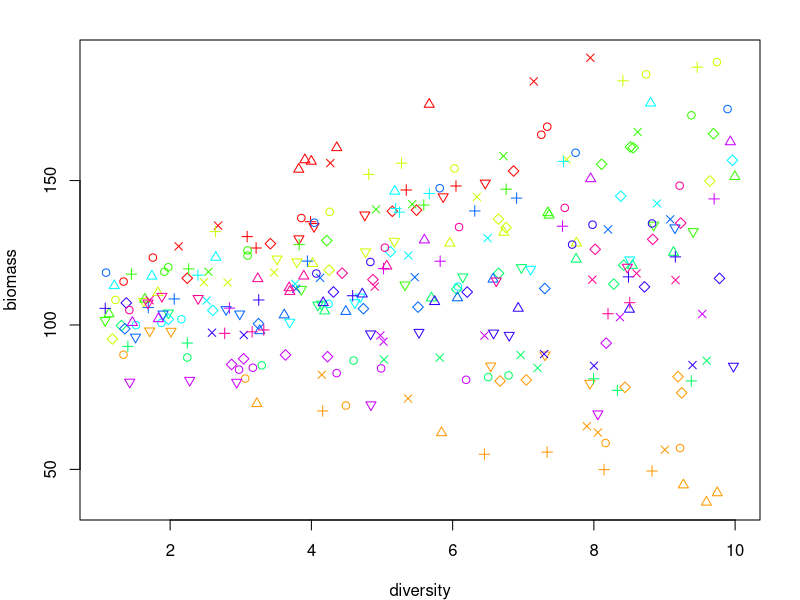
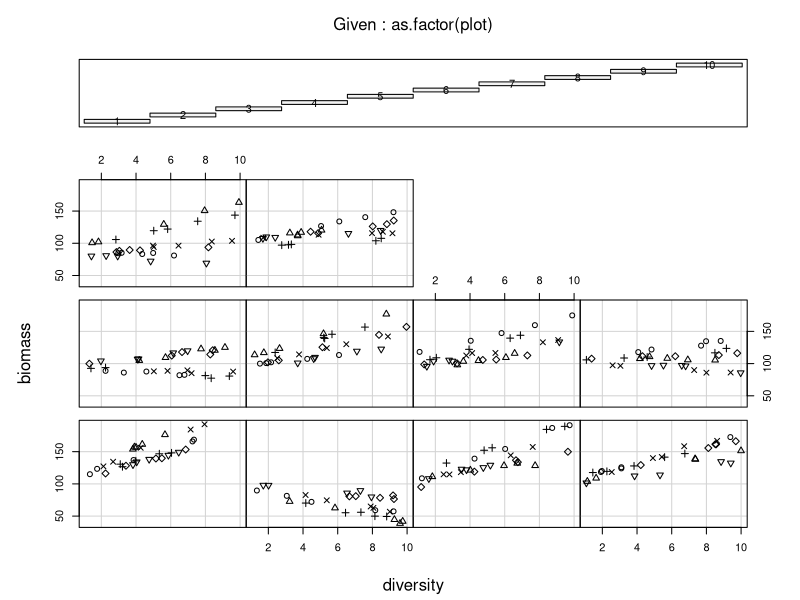

The R script that drew these images, in order:
## ---- chunk 1
require(nlme)

# Nested data example
set.seed(231011) # seed for analyses
error = 10 # residual error
n_plots = 100 # number of plots
n_subplots = 10 # subplots per block
intercepts_plots = sort(rnorm(n_plots, mean = 200, sd = 40)) # y-intercepts for each plot

intercepts_subplots = matrix(nrow = n_plots, ncol = n_subplots)
for(i in 1:n_plots) {
  intercepts_subplots[i,] = rnorm(n_subplots, mean = intercepts_plots[i], sd = 20) # intercept for each subplot
}

head(intercepts_subplots) # look at coefficient matrix

# make fake data
bdat = data.frame(plot = rep(1:n_plots, each = n_subplots),
                  subplot = 1:n_subplots,
                  biomass = NA)

bdat$biomass = intercepts_subplots[cbind(bdat$plot, bdat$subplot)] + rnorm(n_plots*n_subplots, 0, error)
## ---- chunk 2
# Analyse data
mmod = lme(biomass ~ 1, data = bdat, random = ~1|plot)

summary(mmod)
## ---- chunk 3
# Analyse data
mmod2 = lme(biomass ~ 1, data = bdat, random = ~1|plot/subplot)

summary(mmod2)
## ---- chunk 4
VarCorr(mmod2)

VarCorr(mmod2)[,2] # look at standard deviations
## ---- chunk 5
# re-fit models
ML_mmod = update(mmod, method = "ML")
ML_mmod2 = update(mmod2, method = "ML")

# run ANOVA
anova(ML_mmod, ML_mmod2)
## ---- chunk 6
bdat$fake_subplot = sample(1:50, n_plots*n_subplots, replace = TRUE)

ML_mmod3 = lme(biomass ~ 1, data = bdat, random = ~1|plot/fake_subplot, method = "ML")

# run ANOVA
anova(ML_mmod, ML_mmod3)
## ---- chunk 7
mmod2 = update(ML_mmod2, method = "REML")
summary(mmod2)
## ---- chunk 8
bdat = read.csv("dataset_2.csv")
n_plots = length(unique(bdat$plot))

# plot
par(mar=c(4,4,2,2))
plot(biomass~diversity, col = rainbow(n_plots)[plot], pch = subplot, data = bdat)
## ---- chunk 9
par(mar=c(4,4,2,2))
coplot(biomass~diversity|as.factor(plot), data = bdat,
       panel = function(x, y, ...) {points(x,y, pch = bdat$subplot[bdat$plot==1])})
